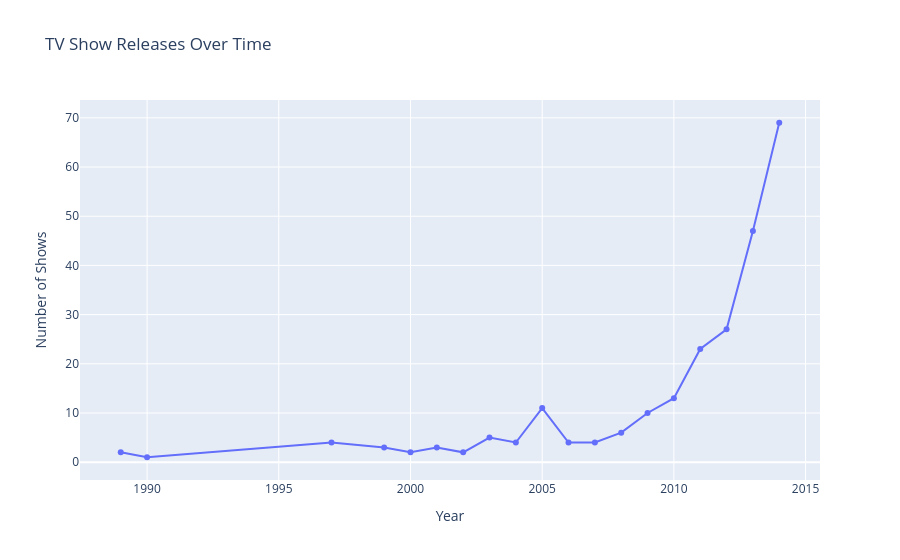

Source (notebook cell):
### Markdown cell above
### CHART 3 — INTERACTIVE LINE CHART

Shows Released Over Time

### Code cell
year_data = (
    df["premier_year"]
    .value_counts()
    .sort_index()
    .reset_index()
)

year_data.columns = ["premier_year", "show_count"]

fig3 = px.line(
    year_data,
    x="premier_year",
    y="show_count",
    markers=True,

    hover_data={
        "premier_year": True,
        "show_count": True
    },

    title="TV Show Releases Over Time"
)

fig3.update_layout(
    xaxis_title="Year",
    yaxis_title="Number of Shows"
)

fig3.write_html("interactive_line_chart.html")

fig3.show()

### Figure 1 — Plotly figure (JSON) as saved in the notebook; plotly's stock layout.template omitted (floating-point values rounded to 4 significant figures)
{"data": [{"hovertemplate": "premier_year=%{x}<br>show_count=%{y}<extra></extra>", "legendgroup": "", "line": {"color": "#636efa", "dash": "solid"}, "marker": {"symbol": "circle"}, "mode": "lines+markers", "name": "", "orientation": "v", "showlegend": false, "type": "scatter", "x": [1989, 1990, 1997, 1999, 2000, 2001, 2002, 2003, 2004, 2005, 2006, 2007, 2008, 2009, 2010, 2011, 2012, 2013, 2014], "xaxis": "x", "y": [2, 1, 4, 3, 2, 3, 2, 5, 4, 11, 4, 4, 6, 10, 13, 23, 27, 47, 69], "yaxis": "y"}], "layout": {"legend": {"tracegroupgap": 0}, "title": {"text": "TV Show Releases Over Time"}, "xaxis": {"anchor": "y", "domain": [0, 1], "title": {"text": "Year"}}, "yaxis": {"anchor": "x", "domain": [0, 1], "title": {"text": "Number of Shows"}}}}
